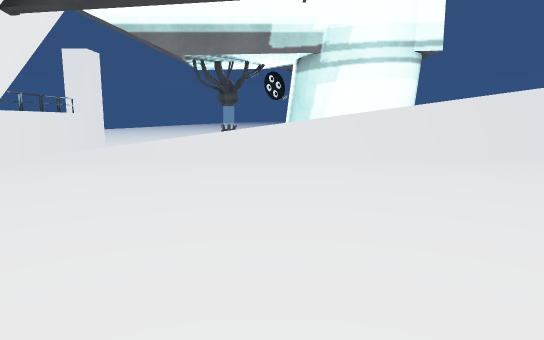
[1] (above)

19 first-person views from a walk through a scene from a Unity 3-D project. The camera is 1.2 m above the floor, tilts 8° down and sees 75° across. The floor is counted in squares, 1 m on a side. Each view is taken from the middle of a square. On the plan, view 1 faces up. The plan holds only what a view shows up to about 14 squares ahead; the rest is blank. The place goes on beyond the plan. The player character is not drawn. Surface patterns are stand-ins for the level's own textures.

[2]
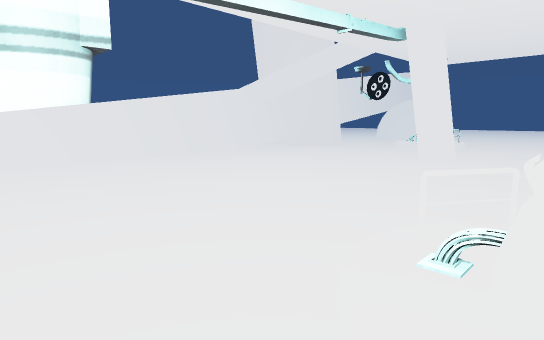

[3]
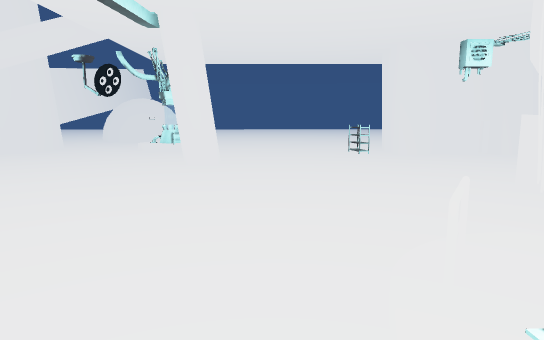

[4]
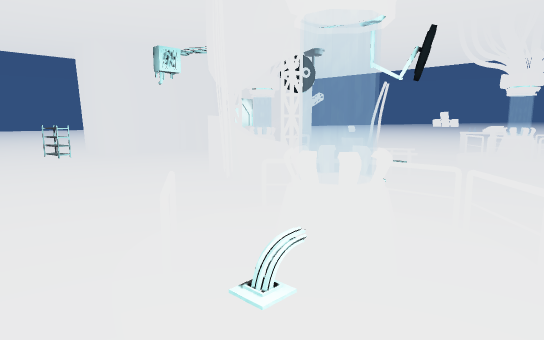

[5]
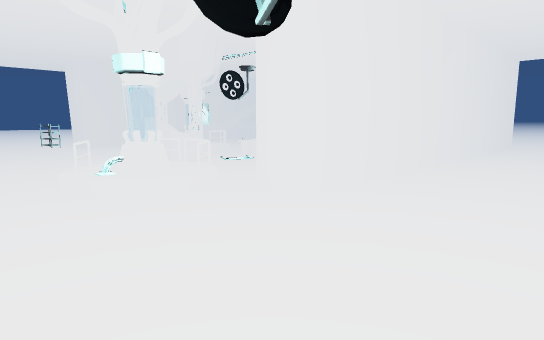

[6]
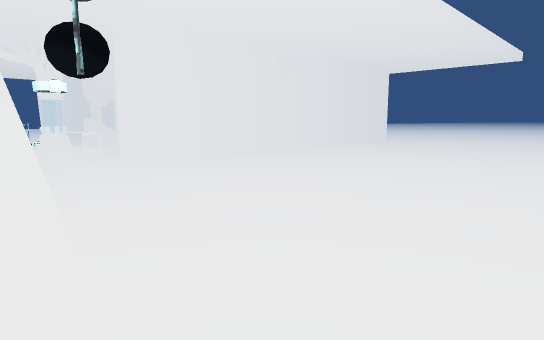

[7]
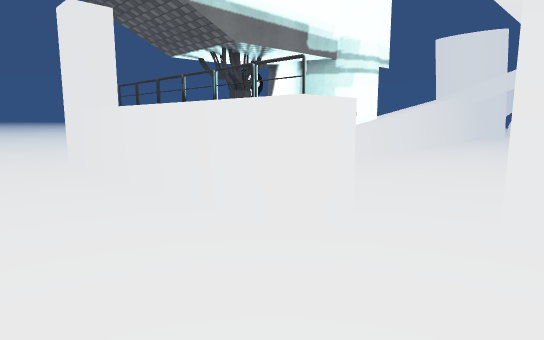

[8]
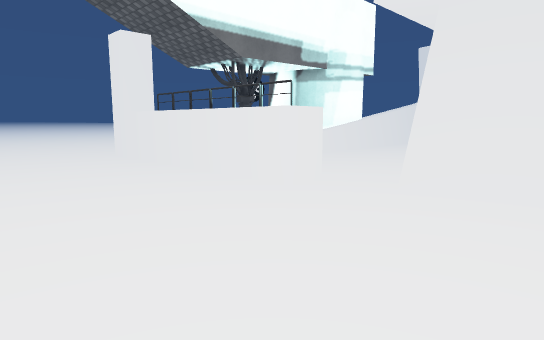

[9]
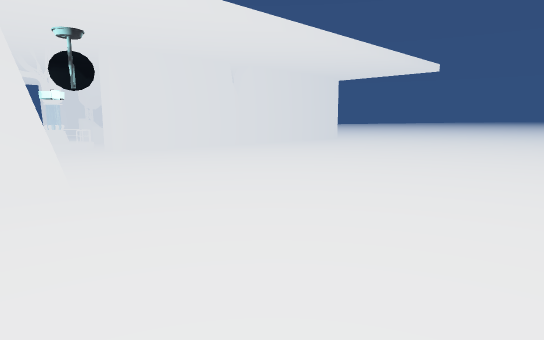

[10]
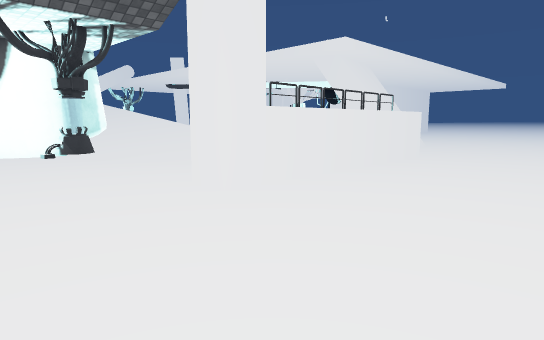

[11]
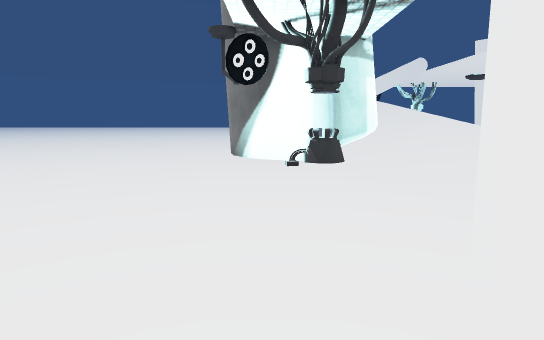

[12]
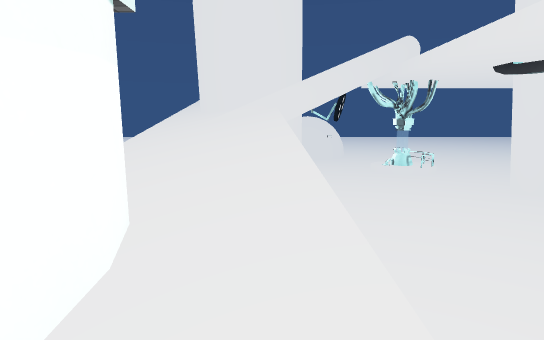

[13]
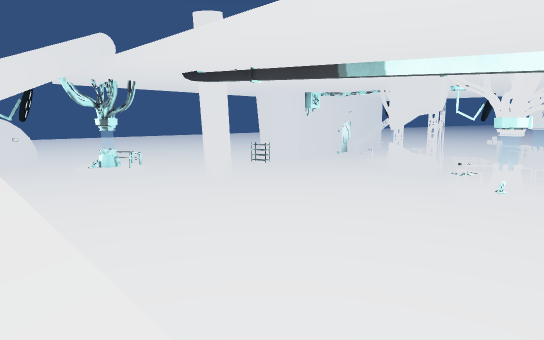

[14]
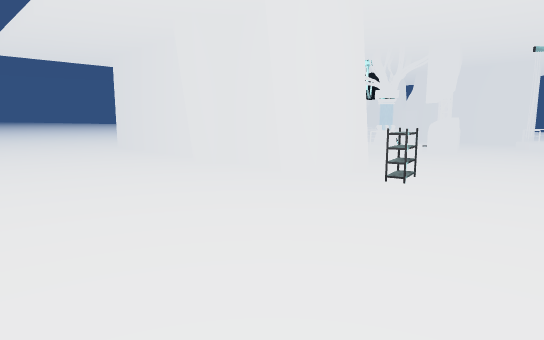

[15]
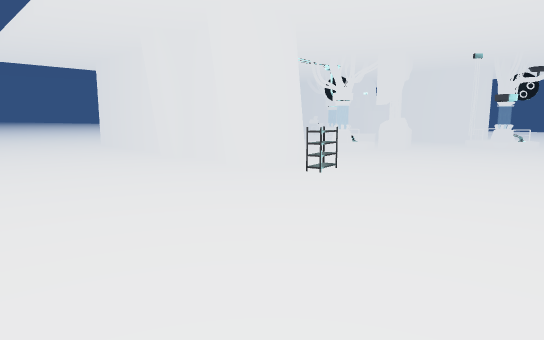

[16]
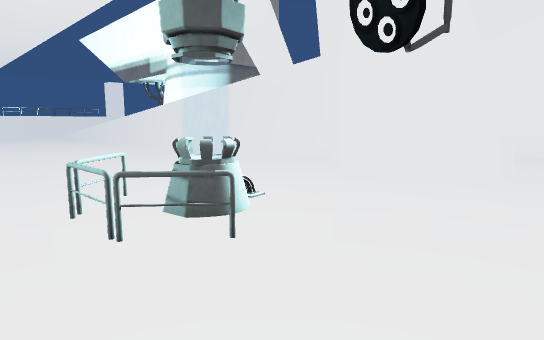

[17]
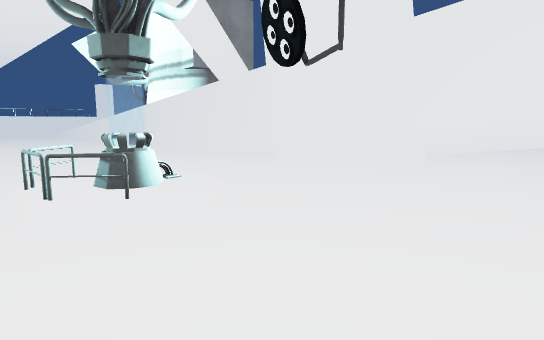

[18]
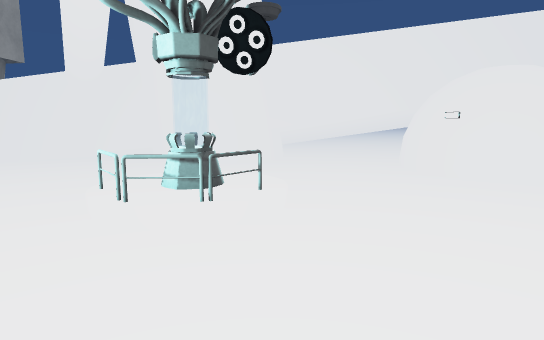

[19]
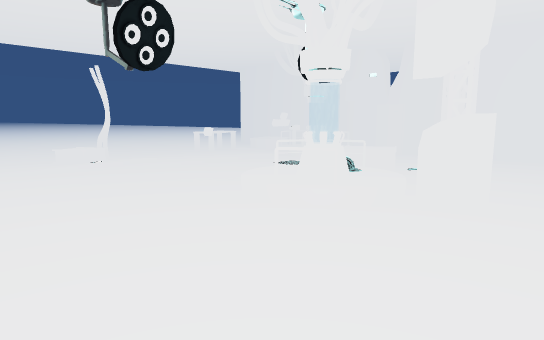

### Floor plan
Key: @ floor where view 1 was taken; # wall or solid block; x gap in a wall; . main floor; : floor 0.25 m higher than the main floor; + floor 2.25 m higher than the main floor; * floor 2.75 m higher than the main floor; % floor 3 m higher than the main floor; / step, stairs or slope; = window, fence, low wall or low ledge; v drop or lower ground; T thing the floor can be seen under or through; O other object.
Columns run from 13 left of view 1 to 22 right of it. Each row starts with its distance up from view 1.
 19 . ..............x              ...
 18  ..............##              ...
 17 ..............##               ...
 16 ...........O..#        v /vv+  **%
 15 .....##.....//#   ##////////#
 14  ....OO...////#####////////##
 13  ....OO  ///////##//////// ##
 12  ....OO    ////////////######  TTTTT
 11  ....OO//=====vvvvvvvv=.....###....
 10  ....OO...........................=#
  9  ....OO............................#
  8  ....OO............................#
  7 ............................./ /....
  6 ......=##....................:O/....
  5 ......=## ...................///...
  4 .......## ...............#..........
  3 .......## .........................
  2 ....................................
  1 ................//..................
  0 .............@./OO .................
 -1  ...............O #.........O.......
 -2  ............. .....................
 -3  ............. .....OO......##.....
 -4  .............#.... #/=/....##.....
 -5  .............#...//./=/....O#.....
 -6  .............#..../// /...###.....
 -7  .............#O...   .....###.....
 -8   ............#O  /........  #.....
 -9   ............#  OO#..=...   #.....
-10   ............#  O........   #....

Positions as (right, up) in squares from view 1, and headings:
1: (0, 0), facing up
2: (1, 0), facing up-right
3: (2, 2), facing right
4: (2, 2), facing down-right
5: (-3, 3), facing down-right
6: (-9, 3), facing down-right
7: (-11, 5), facing up-right
8: (-13, 3), facing up-right
9: (-13, 4), facing down-right
10: (-13, 19), facing down-right
11: (-10, 17), facing right
12: (1, 12), facing right
13: (1, 12), facing down-right
14: (22, 2), facing down-left
15: (22, 4), facing down-left
16: (20, 4), facing up-left
17: (22, 4), facing up-left
18: (18, 1), facing up
19: (14, -1), facing down-left
